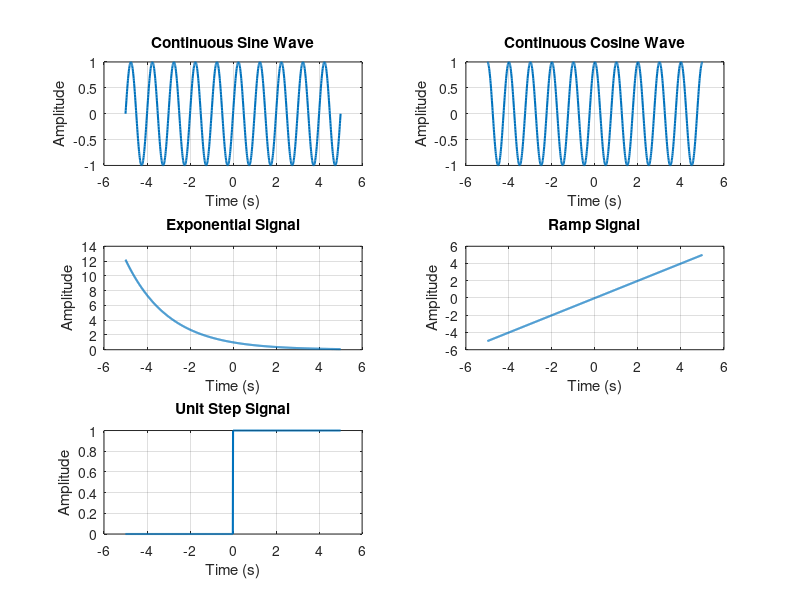
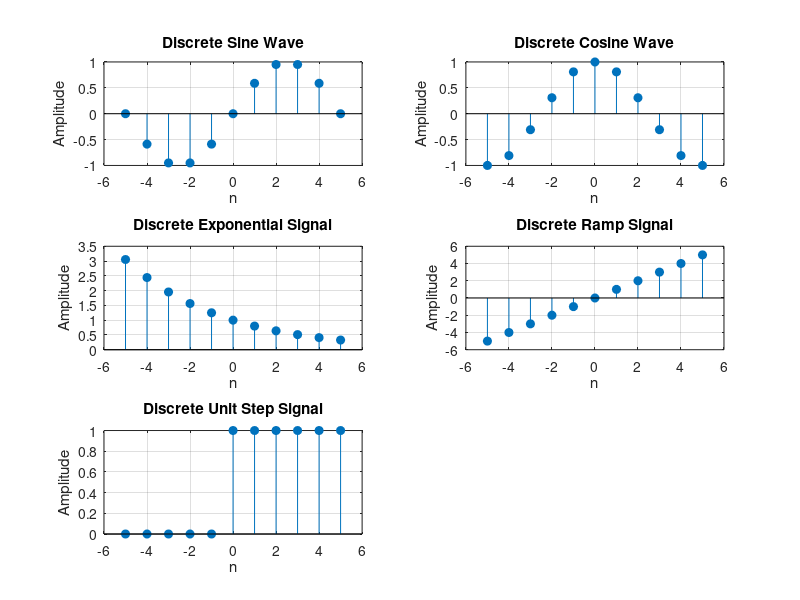

MATLAB code to generate these figures, in order:
clc;
clear all;
close all;

%% ================================
%  Continuous-Time Signals
%  ================================

% Define continuous time variable
t = -5:0.01:5;   % time from -5 to 5 seconds with step size 0.01 (high resolution)

% Define continuous signals
x1 = sin(2*pi*1*t);      % Sine wave of 1 Hz
x2 = cos(2*pi*1*t);      % Cosine wave of 1 Hz
x3 = exp(-0.5*t);        % Exponential decay
x4 = t;                  % Ramp signal
x5 = (t >= 0);           % Unit step signal

% Plot continuous signals
figure('Name','Continuous-Time Signals');
subplot(3,2,1);
plot(t,x1,'LineWidth',1.5);
title('Continuous Sine Wave'); xlabel('Time (s)'); ylabel('Amplitude'); grid on;

subplot(3,2,2);
plot(t,x2,'LineWidth',1.5);
title('Continuous Cosine Wave'); xlabel('Time (s)'); ylabel('Amplitude'); grid on;

subplot(3,2,3);
plot(t,x3,'LineWidth',1.5);
title('Exponential Signal'); xlabel('Time (s)'); ylabel('Amplitude'); grid on;

subplot(3,2,4);
plot(t,x4,'LineWidth',1.5);
title('Ramp Signal'); xlabel('Time (s)'); ylabel('Amplitude'); grid on;

subplot(3,2,5);
plot(t,x5,'LineWidth',1.5);
title('Unit Step Signal'); xlabel('Time (s)'); ylabel('Amplitude'); grid on;

%% ================================
%  Discrete-Time Signals
%  ================================

% Define discrete time variable
n = -5:5;    % Discrete sample indices

% Define discrete signals
x1d = sin(0.2*pi*n);     % Discrete sine wave
x2d = cos(0.2*pi*n);     % Discrete cosine wave
x3d = (0.8).^n;          % Discrete exponential (decaying for n>0)
x4d = n;                 % Discrete ramp
x5d = (n >= 0);          % Discrete unit step

% Plot discrete signals
figure('Name','Discrete-Time Signals');
subplot(3,2,1);
stem(n,x1d,'filled');
title('Discrete Sine Wave'); xlabel('n'); ylabel('Amplitude'); grid on;

subplot(3,2,2);
stem(n,x2d,'filled');
title('Discrete Cosine Wave'); xlabel('n'); ylabel('Amplitude'); grid on;

subplot(3,2,3);
stem(n,x3d,'filled');
title('Discrete Exponential Signal'); xlabel('n'); ylabel('Amplitude'); grid on;

subplot(3,2,4);
stem(n,x4d,'filled');
title('Discrete Ramp Signal'); xlabel('n'); ylabel('Amplitude'); grid on;

subplot(3,2,5);
stem(n,x5d,'filled');
title('Discrete Unit Step Signal'); xlabel('n'); ylabel('Amplitude'); grid on;
